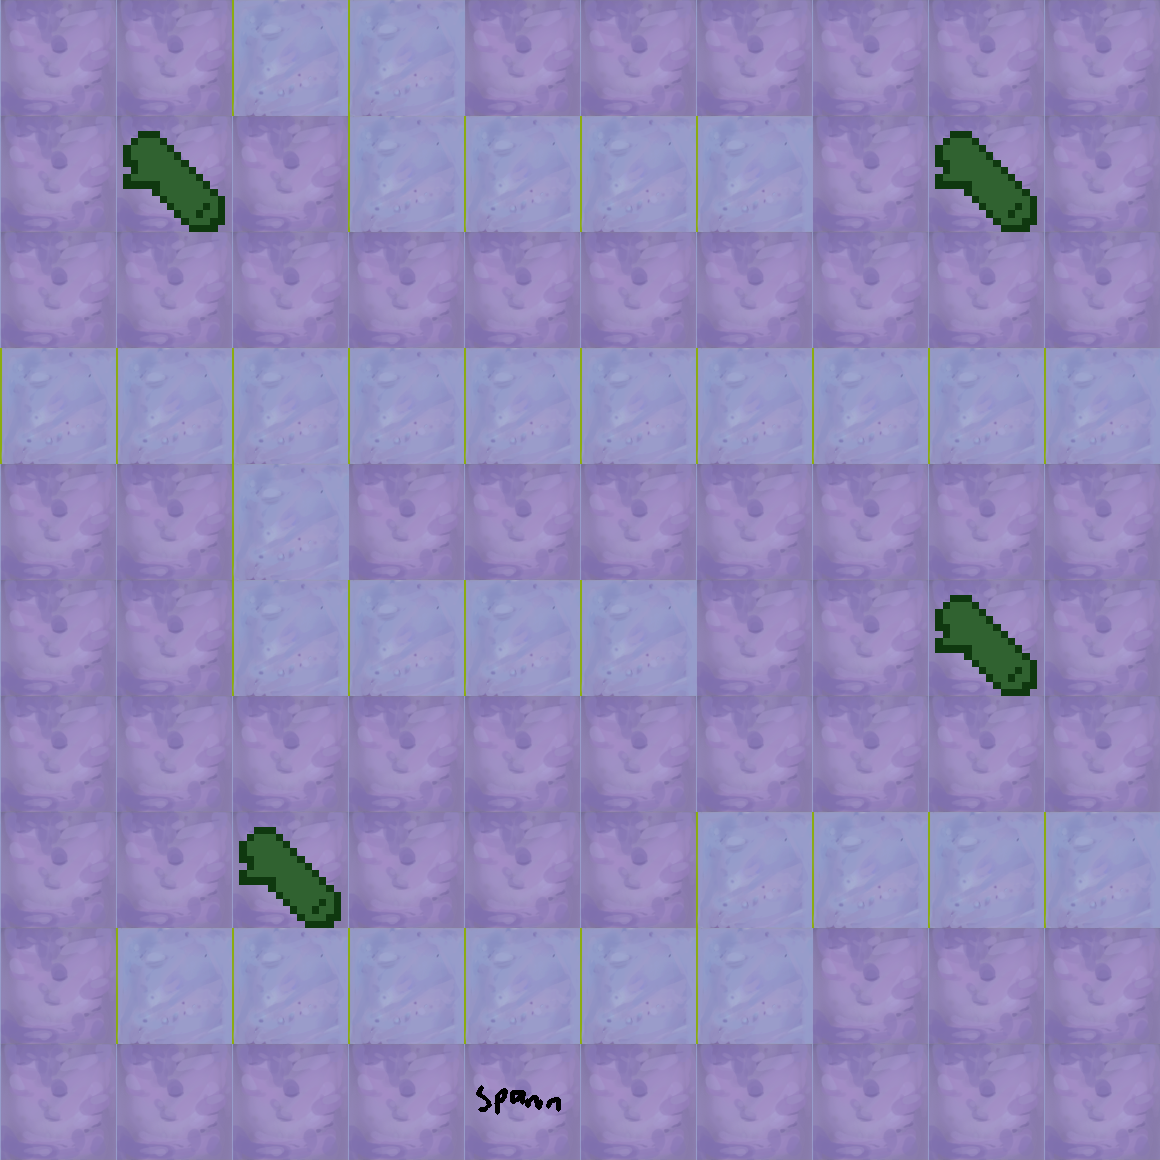

A 2D game scene composited from a Tiled map and its tileset images. What follows is a short description and the map's XML, with every tile layer's data as written:
An orthogonal 10x10 tile map with 116x116 px tiles, 2 tile layers (Tile Layer 1, Tile Layer 2), 2 tilesets.

<map version="1.0" orientation="orthogonal" renderorder="right-down" width="10" height="10" tilewidth="116" tileheight="116" nextobjectid="1">
 <tileset firstgid="1" name="tile" tilewidth="116" tileheight="116" tilecount="14" columns="14">
  <image source="../images/tile.png" width="1624" height="116" />
 </tileset>
 <tileset firstgid="15" name="stuff" tilewidth="116" tileheight="116" tilecount="14" columns="14">
  <image source="../images/stuff.png" width="1624" height="116" />
 </tileset>
 <layer name="Tile Layer 1" width="10" height="10">
  <data encoding="csv">
2,2,1,1,2,2,2,2,2,2,
2,2,2,1,1,1,1,2,2,2,
2,2,2,2,2,2,2,2,2,2,
1,1,1,1,1,1,1,1,1,1,
2,2,1,2,2,2,2,2,2,2,
2,2,1,1,1,1,2,2,2,2,
2,2,2,2,2,2,2,2,2,2,
2,2,2,2,2,2,1,1,1,1,
2,1,1,1,1,1,1,2,2,2,
2,2,2,2,2,2,2,2,2,2
</data>
 </layer>
 <layer name="Tile Layer 2" width="10" height="10">
  <data encoding="csv">
0,0,0,0,0,0,0,0,0,0,
0,17,0,0,0,0,0,0,17,0,
0,0,0,0,0,0,0,0,0,0,
0,0,0,0,0,0,0,0,0,0,
0,0,0,0,0,0,0,0,0,0,
0,0,0,0,0,0,0,0,17,0,
0,0,0,0,0,0,0,0,0,0,
0,0,17,0,0,0,0,0,0,0,
0,0,0,0,0,0,0,0,0,0,
0,0,0,0,18,0,0,0,0,0
</data>
 </layer>
</map>